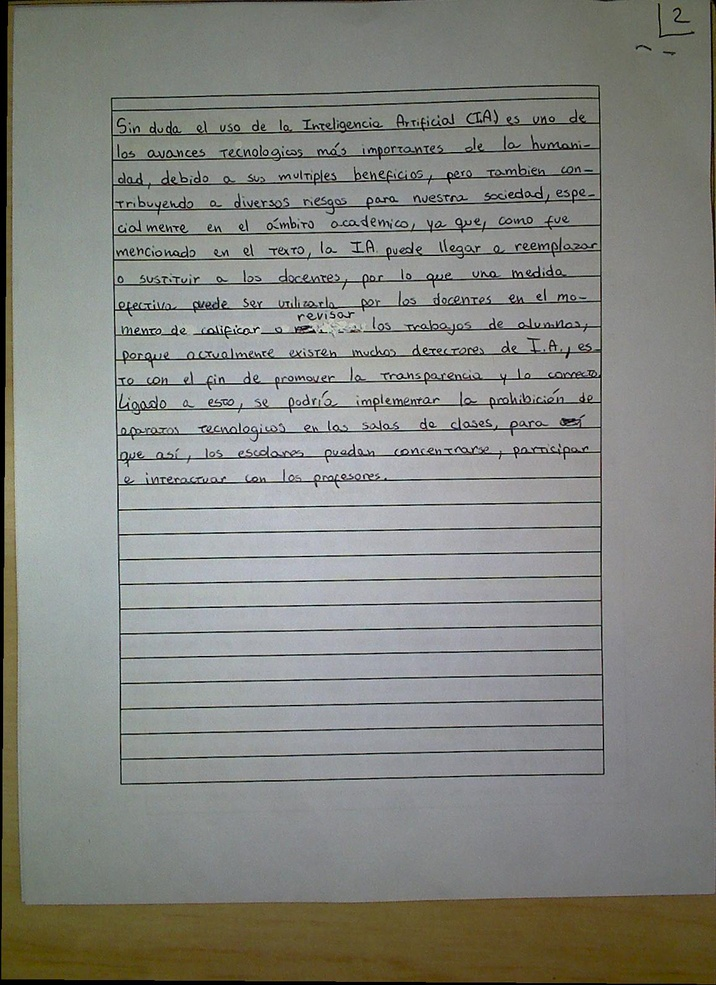
#> input picture motion_blur/dataset_Respuestas_estudiantes_PRAC/orig/IMG_0005.jpg, 716 x 985 px, shrunk from 1158 x 1593 before the run, found by its file name; its folder holds only this picture in this run
$ python motion_blur.py
#> lines starting #> are read from the running program, lines starting #| are printed output that depends on the picture
import numpy as np
import cv2
import random
import os

def motion_blur(img, size=15, angle=0):
    """
    Funcion que aplica motion blur a una img
    """
    kernel = np.zeros((size, size))
    kernel[(size - 1) // 2, :] = np.ones(size)

    # Rotar el kernel para simular diferentes direcciones
    M = cv2.getRotationMatrix2D((size / 2, size / 2), angle, 1)
    kernel = cv2.warpAffine(kernel, M, (size, size))
    kernel /= kernel.sum()

    return cv2.filter2D(img, -1, kernel)

orig_folder = os.path.join('motion_blur','dataset_Respuestas_estudiantes_PRAC','orig')
blur_folder = os.path.join('motion_blur','dataset_Respuestas_estudiantes_PRAC','blur')
os.makedirs(blur_folder, exist_ok=True)


for filename in os.listdir(orig_folder):
    # suponemos que todas las imagenes terminan con .jpg

    img_path = os.path.join(orig_folder, filename)
    img = cv2.imread(img_path, cv2.IMREAD_GRAYSCALE)
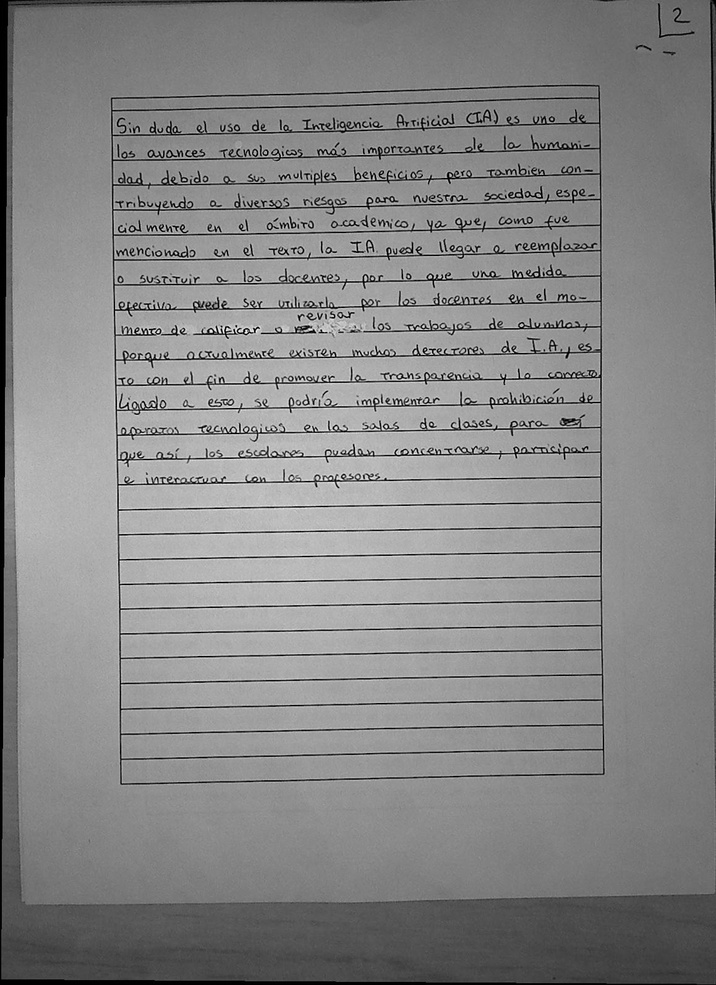
#> img: shape (985, 716); min 0, max 255, mean 134.1

    # Unos parametros aleatorios
    size = random.choice([9, 15, 21, 25, 31])
    angle = random.uniform(-45,45)

    blurred = motion_blur(img, size=size, angle=angle)
#> in motion_blur, `return cv2.filter2D(img, -1, kernel)`:
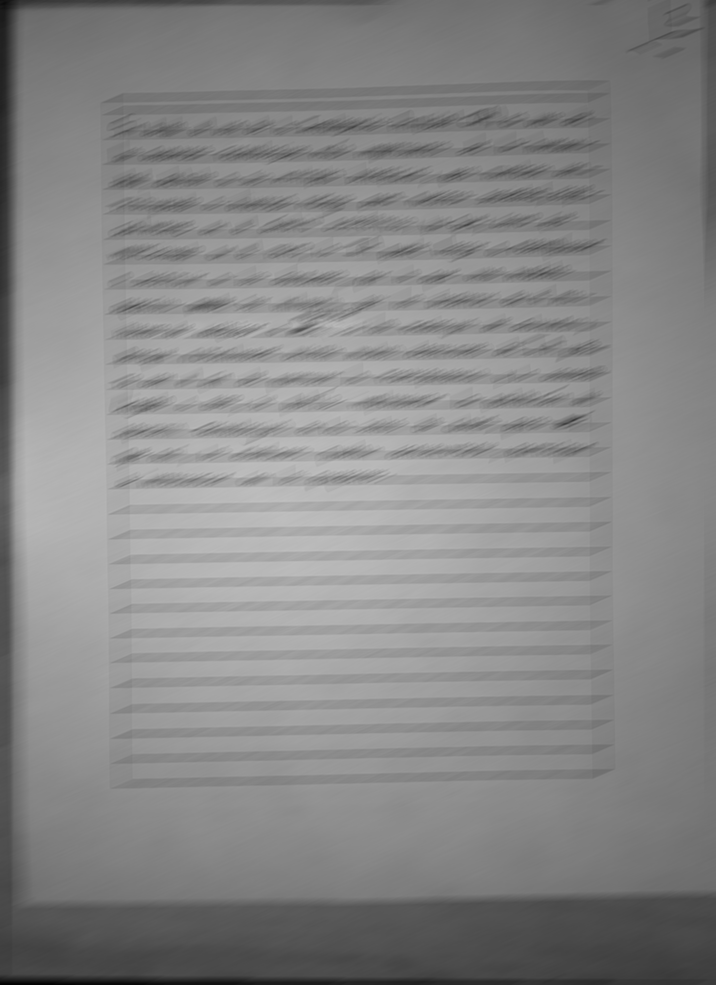
#> returned value: shape (985, 716); min 2, max 192, mean 134.2

    output_path = os.path.join(blur_folder, f"blur_{size}_{int(angle)}_{filename}")
    cv2.imwrite(output_path, blurred)
